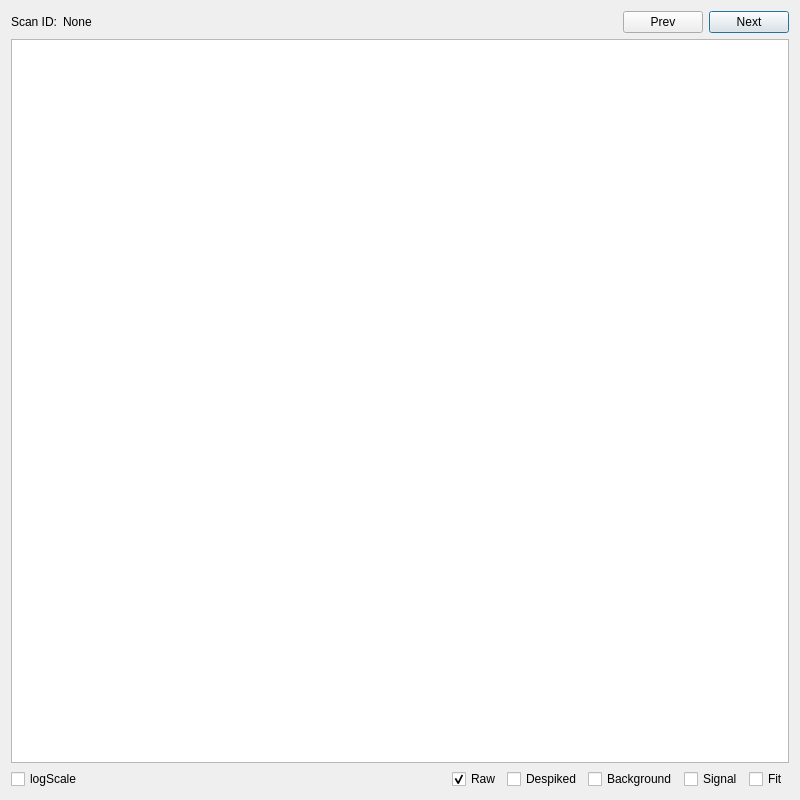
<?xml version="1.0" encoding="UTF-8"?>
<ui version="4.0">
 <class>plainPlotView</class>
 <widget class="QDialog" name="plainPlotView">
  <property name="geometry">
   <rect>
    <x>0</x>
    <y>0</y>
    <width>800</width>
    <height>800</height>
   </rect>
  </property>
  <property name="windowTitle">
   <string>Basic Data Viewer</string>
  </property>
  <layout class="QGridLayout" name="gridLayout">
   <item row="0" column="0">
    <layout class="QVBoxLayout" name="verticalLayout">
     <item>
      <layout class="QHBoxLayout" name="horizontalLayout_3">
       <item>
        <widget class="QLabel" name="scanNumber">
         <property name="text">
          <string>Scan ID:</string>
         </property>
        </widget>
       </item>
       <item>
        <widget class="QLabel" name="showID">
         <property name="text">
          <string>None</string>
         </property>
        </widget>
       </item>
       <item>
        <spacer name="horizontalSpacer">
         <property name="orientation">
          <enum>Qt::Horizontal</enum>
         </property>
         <property name="sizeHint" stdset="0">
          <size>
           <width>40</width>
           <height>20</height>
          </size>
         </property>
        </spacer>
       </item>
       <item>
        <widget class="QPushButton" name="showPreviousBtn">
         <property name="text">
          <string>Prev</string>
         </property>
         <property name="autoDefault">
          <bool>false</bool>
         </property>
        </widget>
       </item>
       <item>
        <widget class="QPushButton" name="showNextBtn">
         <property name="text">
          <string>Next</string>
         </property>
         <property name="autoDefault">
          <bool>false</bool>
         </property>
         <property name="default">
          <bool>true</bool>
         </property>
        </widget>
       </item>
      </layout>
     </item>
     <item>
      <widget class="PlotWidget" name="viewPart"/>
     </item>
     <item>
      <layout class="QHBoxLayout" name="horizontalLayout">
       <item>
        <widget class="QCheckBox" name="logScale">
         <property name="text">
          <string>logScale</string>
         </property>
        </widget>
       </item>
       <item>
        <spacer name="horizontalSpacer_2">
         <property name="orientation">
          <enum>Qt::Horizontal</enum>
         </property>
         <property name="sizeHint" stdset="0">
          <size>
           <width>40</width>
           <height>20</height>
          </size>
         </property>
        </spacer>
       </item>
       <item>
        <widget class="QCheckBox" name="showRAW">
         <property name="text">
          <string>Raw</string>
         </property>
         <property name="checked">
          <bool>true</bool>
         </property>
        </widget>
       </item>
       <item>
        <widget class="QCheckBox" name="showDES">
         <property name="text">
          <string>Despiked</string>
         </property>
        </widget>
       </item>
       <item>
        <widget class="QCheckBox" name="showBKG">
         <property name="text">
          <string>Background</string>
         </property>
        </widget>
       </item>
       <item>
        <widget class="QCheckBox" name="showSIG">
         <property name="text">
          <string>Signal</string>
         </property>
        </widget>
       </item>
       <item>
        <widget class="QCheckBox" name="showFIT">
         <property name="text">
          <string>Fit</string>
         </property>
        </widget>
       </item>
      </layout>
     </item>
    </layout>
   </item>
  </layout>
 </widget>
 <customwidgets>
  <customwidget>
   <class>PlotWidget</class>
   <extends>QGraphicsView</extends>
   <header>pyqtgraph</header>
  </customwidget>
 </customwidgets>
 <resources/>
 <connections/>
</ui>
